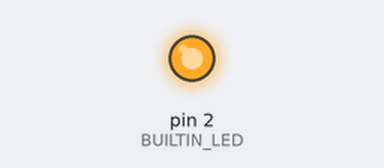
This program was run on a simulated Arduino Uno, built with avr-gcc and run on an emulated ATmega328P. On the bench: output pins drawn as LEDs (lit = HIGH). What the program prints to the serial monitor is not drawn.

Above: at 1.5 s.
At 4.5 s:
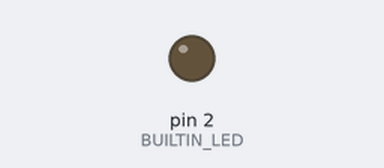
Timing chart, 0 to 7.8 s (numbered marks = the images above):
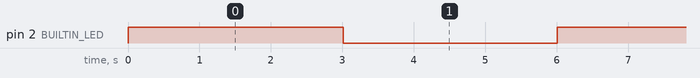

The program:

main.cpp
```cpp
#include <Arduino.h>
#include "../lib/JQ8900.h"


/************************************************************************
  功能描述：起始码-指令类型-数据长度-校验和
  入口参数：   MODE：模式
  返 回 值： none
  其他说明： 不带数据的指令播放函数.无数数据传入
**************************************************************************/
void  JQ8x00_Command(UartCommand Command)
{
    u8 Buffer[4] = {0xaa};

    Buffer[1] = Command;            //指令类型
    Buffer[2] = 0x00;           //数据长度
    Buffer[3] = Buffer[0] +  Buffer[1] +  Buffer[2];            //校验和

    if (JQ8X00_BusyCheck)
    {
        delay(10);
        while (digitalRead(IO_JQ8X00_BusyCheck) == HIGH);     //忙检测
    }
    Serial.write(Buffer, 4);
}

/************************************************************************
  功能描述：起始码-指令类型-数据长度-数据-校验和
  入口参数：   *DAT：字符串指针,Len字符串长度
  返 回 值： none
  其他说明：
**************************************************************************/
void  JQ8x00_Command_Data(UartCommandData Command, u8 DATA)
{
    u8 Buffer[6] = {0xaa};
    u8 DataLen = 0;         //数据长度
    Buffer[1] = Command;       //指令类型
    if((Command != AppointTrack) && (Command != SetCycleCount) && (Command != SelectTrackNoPlay) && (Command != AppointTimeBack) && (Command != AppointTimeFast))        //只含一个数据指令
    {
        Buffer[2] = 1;      //数据长度
        Buffer[3] = DATA;       //数据
        Buffer[4] = Buffer[0] +  Buffer[1] +  Buffer[2] + Buffer[3];            //校验和
        DataLen = 5;
    }
    else                                                                                        //含两个数据指令
    {
        Buffer[2] = 2;      //数据长度
        Buffer[3] = DATA/256;       //数据
        Buffer[4] = DATA%256;       //数据
        Buffer[5] = Buffer[0] +  Buffer[1] +  Buffer[2] + Buffer[3] + Buffer[4];
        DataLen = 6;
    }

    if (JQ8X00_BusyCheck)
    {
        delay(10);
        while (digitalRead(IO_JQ8X00_BusyCheck) == HIGH);     //忙检测
    }
    Serial.write(Buffer, DataLen);
}

/************************************************************************
  功能描述：播放根目录指定文件名的音频文件
  入口参数：JQ8X00_Symbol:系统盘符，*DATA:需要播放的文件名
  返 回 值： none
  其他说明：播放FLASH根目录下文件名为00001.mp3的音频，JQ_8x00_AppointPlay(JQ8X00_FLASH,"00001");
**************************************************************************/
void JQ8x00_AppointPlay(JQ8X00_Symbol MODE, char *DATA)
{
    u8 Buffer[30] = {0xaa, 0x08};
    u8 i, j;
    Buffer[2] = 1 + strlen(DATA) + 5;       //长度
    Buffer[3] = MODE;        //盘符
    Buffer[4] = '/';        //路径
    i = 5;
    while (*DATA)
    {
        Buffer[i++] =  *DATA;
        DATA++;
    }
    Buffer[i++] = '*';
    Buffer[i++] = '?';
    Buffer[i++] = '?';
    Buffer[i++] = '?';
    for (j = 0; j < i; j++)
    {
        Buffer[i] = Buffer[i] + Buffer[j];      //计算校验合
    }
    i++;

    if (JQ8X00_BusyCheck)
    {
        delay(10);
        while (digitalRead(IO_JQ8X00_BusyCheck) == HIGH);     //忙检测
    }

    Serial.write(Buffer, i);
}

/************************************************************************
  功能描述：组合播报函数
  入口参数：   *DAT：字符串指针,Len字符串长度
  返 回 值： none
  其他说明： 将需要播报的文件名放入数组中作为形参即可,例：组合播放01,02文件，则DATA内容为{1,2}，JQ8x00_ZuHeBoFang（DATA，2）
**************************************************************************/
void  JQ8x00_ZuHeBoFang(unsigned char *DATA, unsigned char Len)
{
    unsigned char CRC_data = 0, i = 3;
    unsigned char Buffer[30] = {0xaa, 0x1b};

    Buffer[2] = Len * 2;    //计算长度
    CRC_data = CRC_data + 0xaa + 0x1b + Buffer[2];
    while (Len--)
    {
        Buffer[i] = *DATA / 10 + 0x30;  //取出十位
        CRC_data = CRC_data + Buffer[i];
        i++;
        Buffer[i] = *DATA % 10 + 0x30;  //取出个位
        CRC_data = CRC_data + Buffer[i];
        i++;
        DATA++;
    }
    Buffer[i] = CRC_data;
    i++;
    if (JQ8X00_BusyCheck)
    {
        delay(10);
        while (digitalRead(IO_JQ8X00_BusyCheck) == HIGH);     //忙检测
    }

    Serial.write(Buffer, i);
}

#define BUILTIN_LED 2

void setup()
{
    Serial.begin(9600);
    pinMode(BUILTIN_LED, OUTPUT);     // 设置板上LED引脚为输出模式
    digitalWrite(BUILTIN_LED, HIGH);  // 启动后开启板上LED

    delay(10);
    JQ8x00_Command_Data(SetVolume, 20);     //设置音量为30
    JQ8x00_Command_Data(AppointTrack,2);    //播放指定曲目2
}

void loop()
{
    delay(3000);
    digitalWrite(BUILTIN_LED, !digitalRead(BUILTIN_LED));
    //JQ8x00_AppointPlay(JQ8X00_FLASH, "00002");     //播放FLASH下，文件名为00002的音频文件
    JQ8x00_Command_Data(AppointTrack,2);    //播放指定曲目2
}
```

Measured:
- by itself, pin 2 (BUILTIN_LED): alternates HIGH for 3.0 s and LOW for 3.0 s
